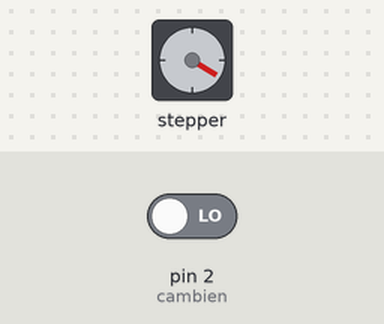
Bench run of a sketch on a simulated Arduino Uno, built with avr-gcc and run on an emulated ATmega328P. Shown: stepper motor. The test bench sets the inputs (shaded band); at power-on: pin 2 (cambien) LOW. Stepper angles assume 2048 steps per turn; what the sketch prints to the serial monitor is not drawn.

Above: at 4.2 s.
4.3 s: pin 2 (cambien) driven HIGH
At 4.9 s:
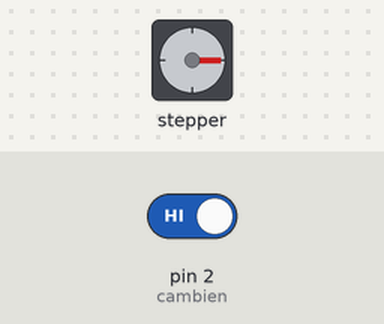
7.8 s: pin 2 (cambien) driven LOW
At 8.4 s:
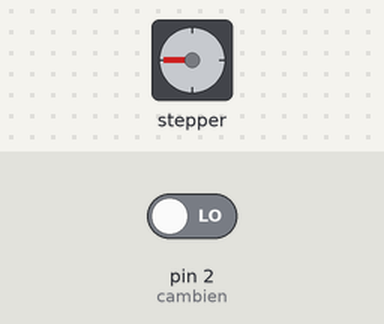
13.2 s: pin 2 (cambien) driven HIGH
At 16.9 s:
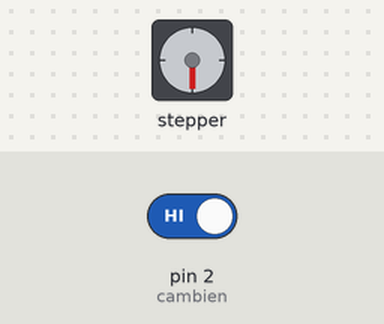
Timing chart, 0 to 26.6 s (numbered marks = the images above; inputs shaded):
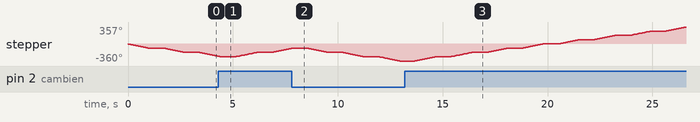

The sketch:

doline.ino
```cpp
#include <Stepper.h>

// Số bước cần thiết để quay một vòng (360 độ) của động cơ bước
const int stepsPerRevolution = 2048;
Stepper myStepper(stepsPerRevolution, 12, 10, 11, 9); //IN1, IN3, IN2, IN4

#define  cambien  2

int val;

void setup() {
  myStepper.setSpeed(15);
  Serial.begin(9600);
}

void loop() {
  val = digitalRead(cambien);
  Serial.print("Giá trị cảm biến: ");
  Serial.println(val);

  if (val){
     myStepper.step(0.25 * stepsPerRevolution); //45/360 = 0.25
      delay(200);
  }else{
      myStepper.step(-0.25 * stepsPerRevolution); //45/360 = 0.25
      delay(200);
  }
      delay(500);
}
```
